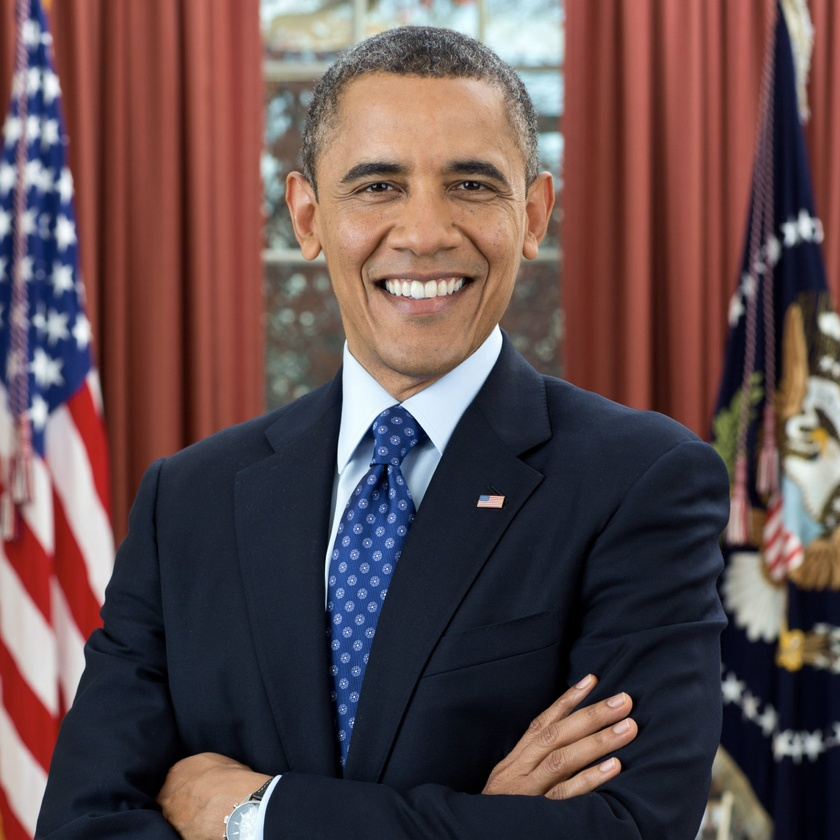
#> input picture Picture/obama.jpg, 840 x 840 px, shrunk from 1250 x 1250 before the run
$ python histograms.py
#> lines starting #> are read from the running program, lines starting #| are printed output that depends on the picture; after the words box and inside, x2 and y2 are one past the last pixel; in counts of white or black regions, pixels touching at a corner belong together
import cv2 as cv
import numpy as np
import matplotlib.pyplot as plt

img = cv.imread('Picture/obama.jpg')
#> img is the input picture: shape (840, 840, 3); mean B, G, R 76.6, 75.5, 96.4
cv.imshow('Image', img)

gray = cv.cvtColor(img, cv.COLOR_BGR2GRAY)
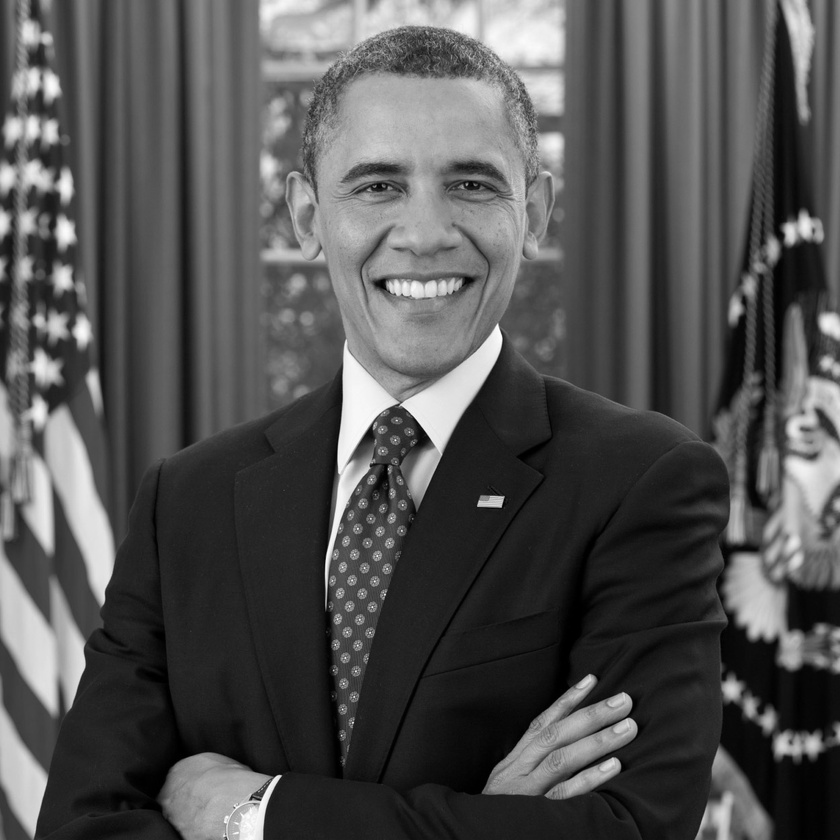
#> gray: shape (840, 840); min 0, max 254, mean 81.9

blank  = np.zeros(img.shape[:2], dtype='uint8')

circle = cv.circle(blank, (img.shape[1]//2, img.shape[0]//2), 100, 255, -1)
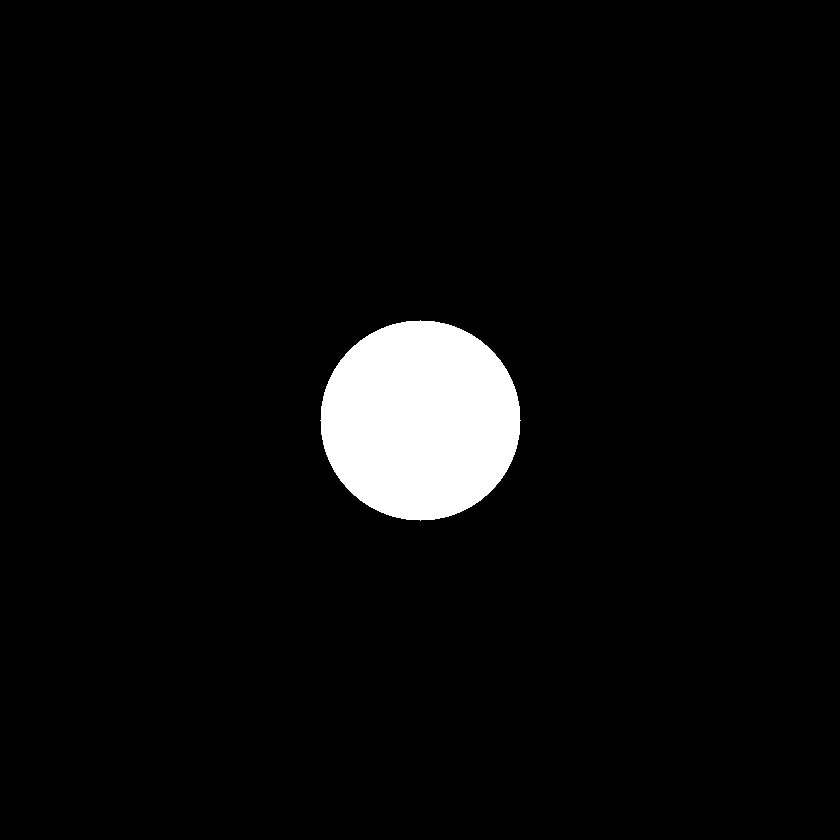
#> blank: shape (840, 840); 4.5% white; 1 white region, box (x1, y1, x2, y2) and area: (320, 320, 521, 521) 31417

mask = cv.bitwise_and(gray, gray, mask=circle)
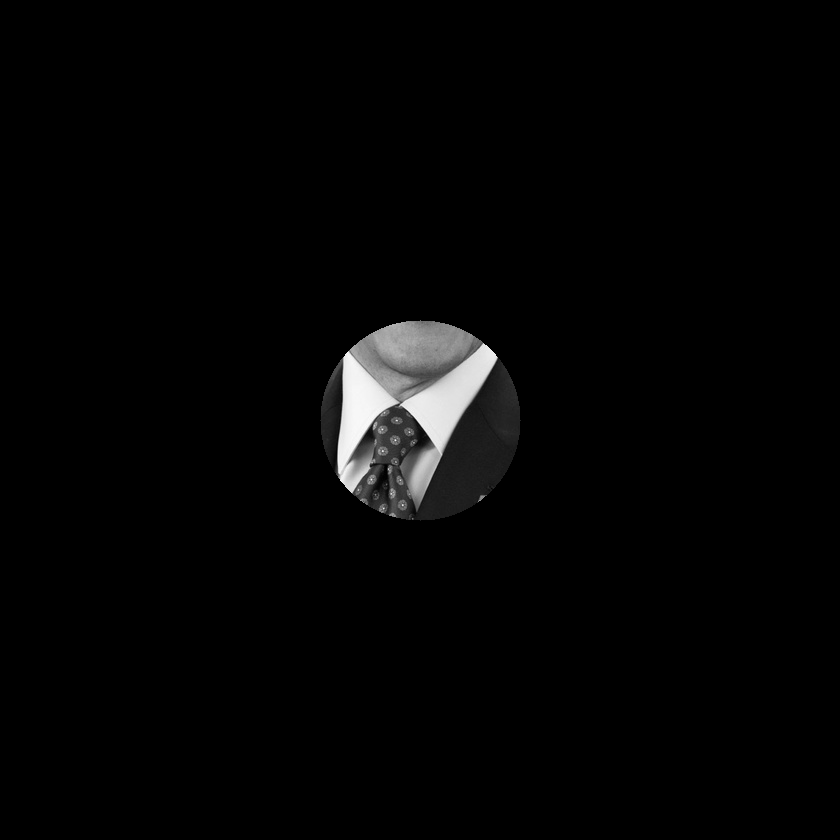
#> mask: shape (840, 840); min 0, max 251, mean 5
cv.imshow('Mask', mask)

#Grayscale histogram
gray_hist = cv.calcHist([gray], [0], mask, [256], [0, 256])
#> gray_hist = 256 values, max 1371 at index 29, min 0 at index 0, mean 122.7

# [7 lines of commented-out code are left out]

plt.figure()
plt.title('Color Histogram')
plt.xlabel('Bins')
plt.ylabel('# of pixels')
colors = ('b', 'g', 'r')
for i,col in enumerate(colors):
    hist = cv.calcHist([img], [i], circle, [256], [0, 256])
    plt.plot(hist, color = col)
    plt.xlim([0,256])

plt.show()
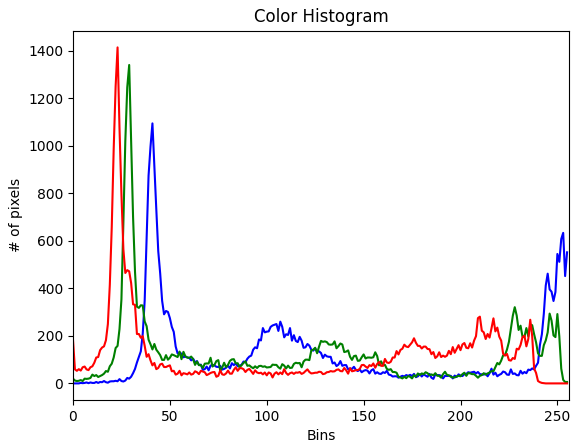
#> figure drawn by matplotlib, 1 panel; curve peaks at x = 41, y = 1095; curve peaks at x = 29, y = 1341; curve peaks at x = 23, y = 1415

cv.waitKey(0)

$ run again, with Picture/bella.jpg copied over Picture/obama.jpg
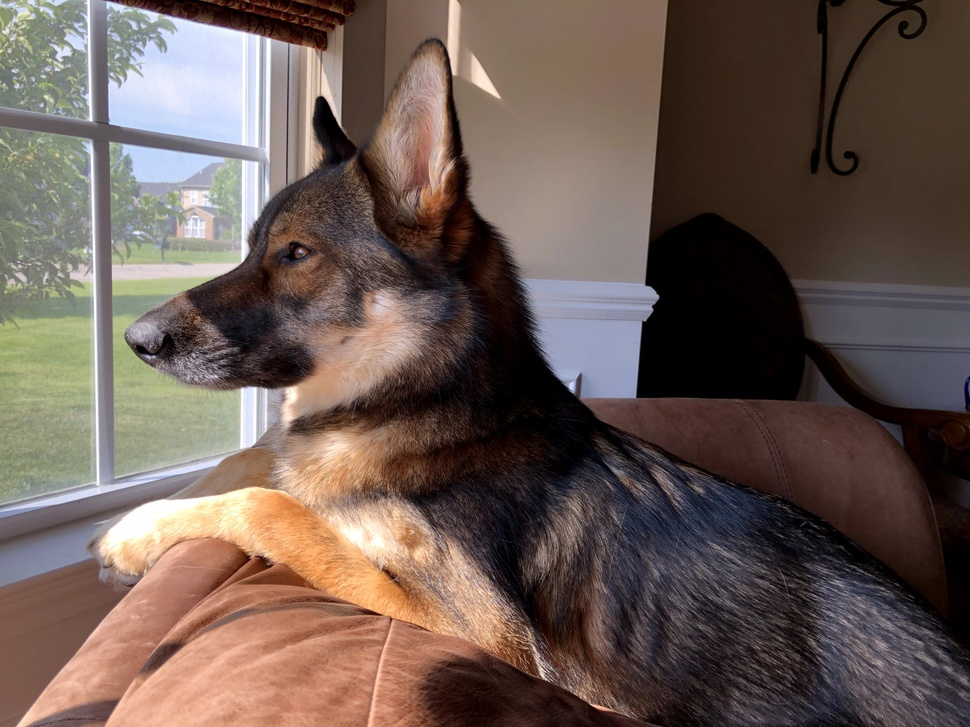
#> input picture Picture/bella.jpg, 970 x 727 px, shrunk from 4032 x 3024 before the run
#> img is the input picture: shape (727, 970, 3); mean B, G, R 83.2, 90.5, 106.9
#> `circle = cv.circle(blank, (img.shape[1]//2, img.shape[0]//2), 100, 255..`:
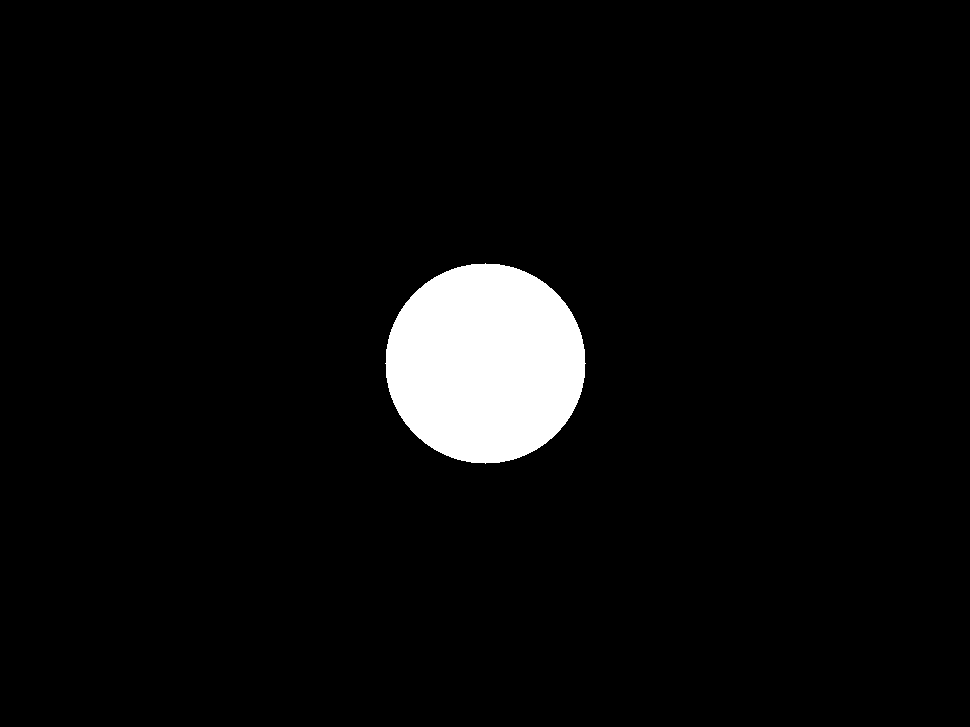
#> blank: shape (727, 970); 4.5% white; 1 white region, box (x1, y1, x2, y2) and area: (385, 263, 586, 464) 31417
#> gray_hist = 256 values, max 1849 at index 1, min 0 at index 0, mean 114.1
#> `plt.show()`:
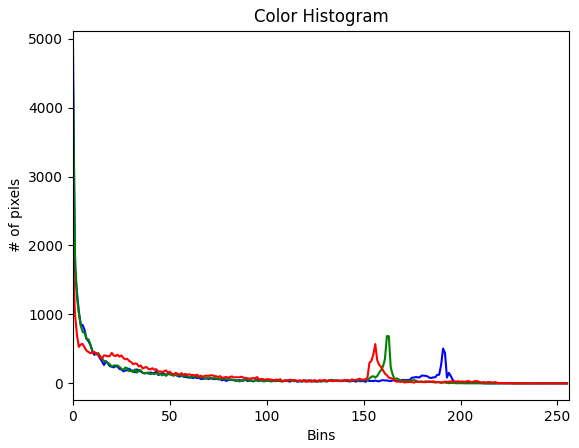
#> figure drawn by matplotlib, 1 panel; curve peaks at x = 0, y = 4872; curve peaks at x = 0, y = 4319; curve peaks at x = 0, y = 1843

$ run again, with Picture/faces.jpg copied over Picture/obama.jpg
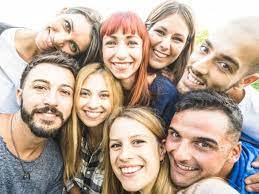
#> input picture Picture/faces.jpg, 259 x 194 px
#> img is the input picture: shape (194, 259, 3); mean B, G, R 153.4, 167.2, 185.7
#> `circle = cv.circle(blank, (img.shape[1]//2, img.shape[0]//2), 100, 255..`:
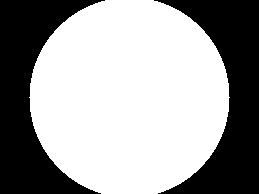
#> blank: shape (194, 259); 62.2% white; 2 black regions, box (x1, y1, x2, y2) and area: (0, 0, 105, 194) 9508, (154, 0, 259, 194) 9508
#> gray_hist = 256 values, max 483 at index 254, min 0 at index 0, mean 122
#> `plt.show()`:
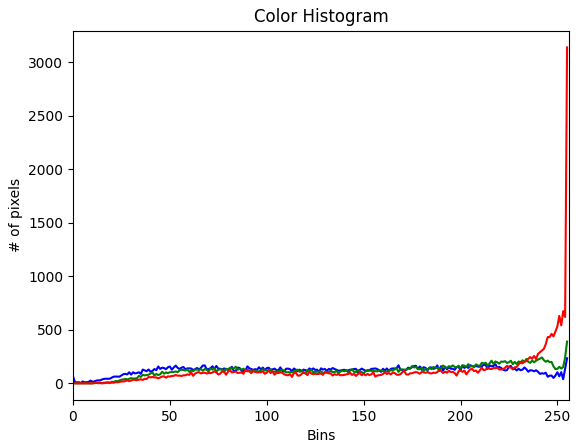
#> figure drawn by matplotlib, 1 panel; curve peaks at x = 255, y = 235; curve peaks at x = 255, y = 391; curve peaks at x = 255, y = 3141
